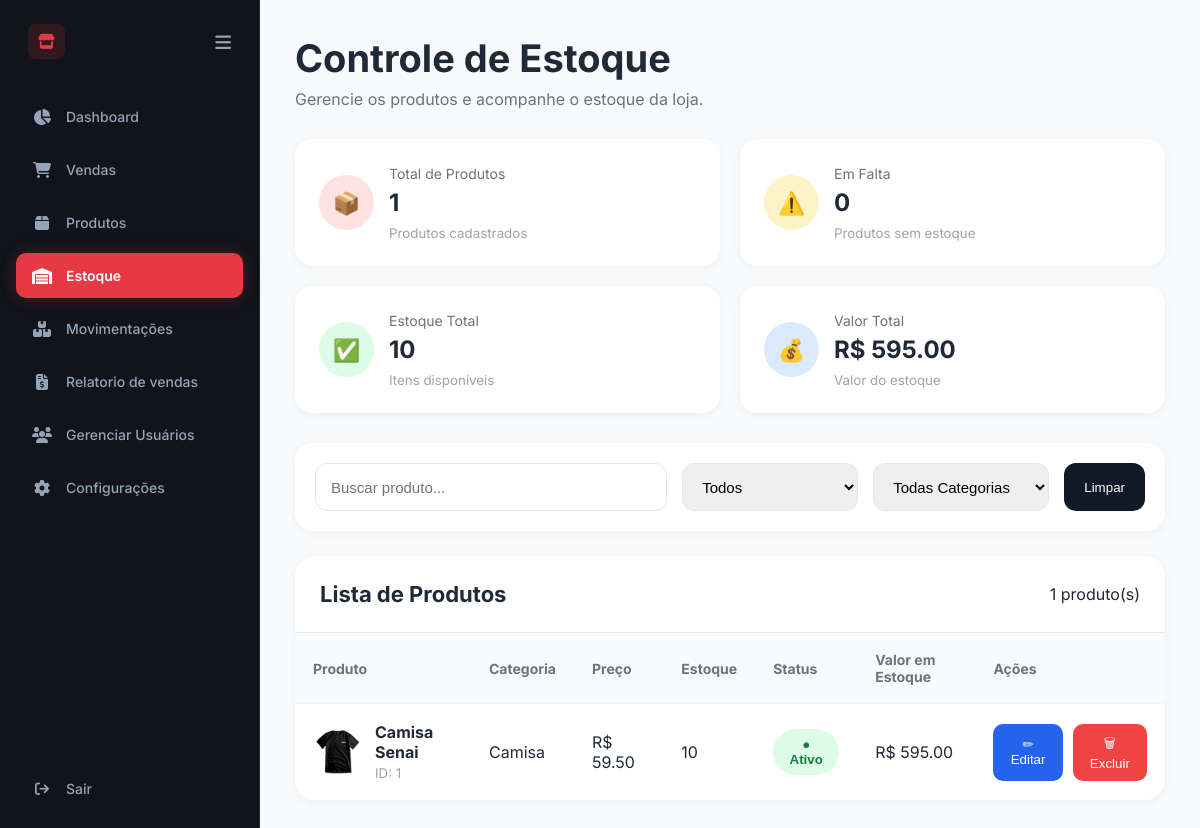
Page /estoque/ on the committed database.
### app/models/produtos.py (models this page shows)
class Produto(Base):
    __tablename__ = "produtos"
    id = Column(Integer, primary_key=True, index=True)
    nome = Column(String, nullable=False)
    preco = Column(Float, nullable=False)
    estoque = Column(Integer, default=0)
    imagem = Column(String, nullable=True)
    ativo = Column(Boolean, default=True)
    categoria_id = Column(Integer, ForeignKey("categorias.id"))
    categoria = relationship("Categoria")

### app/models/categoria.py (models this page shows)
class Categoria(Base):
    __tablename__ = "categorias"
    id = Column(Integer, primary_key=True, index=True)
    nome = Column(String, nullable=False)
    descricao = Column(String, nullable=True)

### app/routes/estoque.py (the view)
@router.get("/", response_class=HTMLResponse)
def estoque(
    request: Request,
    db: Session = Depends(get_db)
):
    produtos = db.query(Produto).all()
    categorias = db.query(Categoria).all()
    total = len(produtos)
    em_falta = len(
        [p for p in produtos if p.estoque == 0]
    )
    estoque_total = sum(
        p.estoque
        for p in produtos
    )
    valor_total = sum(
        p.preco * p.estoque
        for p in produtos
    )
    return templates.TemplateResponse(
        "estoque.html",
        {
            "request": request,
            "produtos": produtos,
            "categorias": categorias,
            "total": total,
            "em_falta": em_falta,
            "estoque_total": estoque_total,
            "valor_total": valor_total
        }
    )

### app/templates/estoque.html (shortened to what this page needs)
<!DOCTYPE html>
<html lang="pt-BR">
<head>
    <link rel="stylesheet"
    href="https://cdnjs.cloudflare.com/ajax/libs/font-awesome/6.4.0/css/all.min.css">
    <link rel="stylesheet" href="/static/css/estoque.css">
</head>
<body>
<div class="dashboard">
<aside class="sidebar" id="sidebar">
    <div>
        <div class="sidebar-brand">
            <div style="display: flex; align-items: center; gap: 12px;">
                <i class="fa-solid fa-store"></i>
            </div>
            <i class="fa-solid fa-bars toggle-btn" onclick="toggleSidebar()"></i>
        </div>
        <ul class="menu-list">
            <li class="menu-item">
                <a href="/dashboard">
                    <i class="fa-solid fa-chart-pie"></i>
                    <span>Dashboard</span>
                </a>
            </li>
            <li class="menu-item">
                <a href="/vendas">
                    <i class="fa-solid fa-cart-shopping"></i>
                    <span>Vendas</span>
                </a>
            </li>
            <li class="menu-item">
                <a href="/produtos">
                    <i class="fa-solid fa-box"></i>
                    <span>Produtos</span>
                </a>
            </li>
            <li class="menu-item active">
                <a href="/estoque">
                    <i class="fa-solid fa-warehouse"></i>
                    <span>Estoque</span>
                </a>
            </li>
            <li class="menu-item">
                <a href="/movimentacoes">
                    <i class="fa-solid fa-boxes-stacked"></i>
                    <span>Movimentações</span>
                </a>
            </li>
            <li class="menu-item">
                <a href="/relatorio">
                    <i class="fa-solid fa-file-invoice-dollar"></i>
                    <span>Relatorio de vendas</span>
                </a>
            </li>
            <li class="menu-item">
                <a href="/usuarios">
                    <i class="fa-solid fa-users"></i>
                    <span>Gerenciar Usuários</span>
                </a>
            </li>
            <li class="menu-item">
                <a href="/configuracoes">
                    <i class="fa-solid fa-gear"></i>
                    <span>Configurações</span>
                </a>
            </li>
        </ul>
    </div>
    <div class="sidebar-footer">
        <a href="/auth/logout">
            <i class="fa-solid fa-arrow-right-from-bracket"></i>
            <span>Sair</span>
        </a>
    </div>
</aside>
<main class="content">
    <div class="page-header">
        <h1>Controle de Estoque</h1>
        <p>
            Gerencie os produtos e acompanhe o estoque da loja.
        </p>
    </div>
    <div class="stats-grid">
        <div class="stat-card">
            <div class="icon red">
                📦
            </div>
            <div>
                <span>Total de Produtos</span>
                <h2>{{ total }}</h2>
                <small>
                    Produtos cadastrados
                </small>
            </div>
        </div>
        <div class="stat-card">
            <div class="icon yellow">
                ⚠️
            </div>
            <div>
                <span>Em Falta</span>
                <h2>{{ em_falta }}</h2>
                <small>
                    Produtos sem estoque
                </small>
            </div>
        </div>
        <div class="stat-card">
            <div class="icon green">
                ✅
            </div>
            <div>
                <span>Estoque Total</span>
                <h2>{{ estoque_total }}</h2>
                <small>
                    Itens disponíveis
                </small>
            </div>
        </div>
        <div class="stat-card">
            <div class="icon blue">
                💰
            </div>
            <div>
                <span>Valor Total</span>
                <h2>
                    R$ {{ "%.2f"|format(valor_total) }}
                </h2>
                <small>
                    Valor do estoque
                </small>
            </div>
        </div>
    </div>
    <div class="filter-card">
        <input
            type="text"
            id="searchInput"
            placeholder="Buscar produto..."
        >
        <select>
            <option>Todos</option>
        </select>
        <select id="categoriaSelect">
            <option value="">
                Todas Categorias
            </option>
        </select>
        <button>
            Limpar
        </button>
    </div>
    <div class="table-card">
        <div class="table-top">
            <h3>
                Lista de Produtos
            </h3>
            <span>
                {{ total }} produto(s)
            </span>
        </div>
        <table>
            <thead>
                <tr>
                    <th>Produto</th>
                    <th>Categoria</th>
                    <th>Preço</th>
                    <th>Estoque</th>
                    <th>Status</th>
                    <th>Valor em Estoque</th>
                    <th>Ações</th>
                </tr>
            </thead>
            <tbody>
            {% for p in produtos %}
                                <tr>
                        <td>
                            <div class="produto-info">
                                <div class="produto-img">
                                    {% if p.imagem %}
                                        <img
                                            src="{{ p.imagem }}"
                                            alt="{{ p.nome }}"
                                        >
                                    {% else %}
                                        📦
                                    {% endif %}
                                </div>
                                <div>
                                    <strong>
                                        {{ p.nome }}
                                    </strong>
                                    <small>
                                        ID: {{ p.id }}
                                    </small>
                                </div>
                            </div>
                        </td>
                        <td>
                            {% if p.categoria %}
                                {{ p.categoria.nome }}
                            {% else %}
                                Sem categoria
                            {% endif %}
                        </td>
                        <td>
                            R$ {{ "%.2f"|format(p.preco) }}
                        </td>
                        <td>
                            {{ p.estoque }}
                        </td>
                        <td>
                            <form
                                action="/estoque/toggle/{{ p.id }}"
                                method="POST"
                            >
                                {% if p.ativo %}
                                    <button
                                        type="submit"
                                        class="status ativo"
                                    >
                                        ● Ativo
                                    </button>
                                {% endif %}
                            </form>
                        </td>
                        <td>
                            R$
                            {{ "%.2f"|format(p.preco * p.estoque) }}
                        </td>
                        <td>
                            <div class="acoes">
                                <button
                                    type="button"
                                    class="btn-edit"
                                    onclick="
                                        document.getElementById('produtoId').value='{{ p.id }}';
                                        document.getElementById('produtoNome').value='{{ p.nome }}';
                                        document.getElementById('produtoPreco').value='{{ p.preco }}';
                                        document.getElementById('produtoEstoque').value='{{ p.estoque }}';
                                        document.getElementById('modalEditar').classList.add('show');
                                    "
                                >
                                    ✏ Editar
                                </button>
                                <button
                                    type="button"
                                    class="btn-delete"
                                    onclick="
                                        document.getElementById('deleteId').value='{{ p.id }}';
                                        document.getElementById('modalExcluir').classList.add('show');
                                    "
                                >
                                    🗑 Excluir
                                </button>
                            </div>
                        </td>
                    </tr>
                {% endfor %}
                </tbody>
            </table>
        </div>
    </main>
</div>
</body>
</html>

### app/static/css/estoque.css (style rules this page uses)
* { margin:0; padding:0; box-sizing:border-box; }
body { font-family:Inter, Arial, sans-serif; background:#f4f7fb; color:#1f2937; }
.dashboard { display:flex; min-height:100vh; }
.sidebar { width: 260px; min-height: 100vh; background-color: #11141a; border-right: 1px solid #21262d; display: flex; flex-direction: column; justify-content: space-between; padding: 24px 16px; transition: all 0.3s ease; overflow: hidden; position: relative; }
.sidebar-brand { display: flex; align-items: center; justify-content: space-between; color: #ffffff; font-size: 18px; font-weight: 700; padding: 0 12px; margin-bottom: 35px; }
.sidebar-brand i.fa-store { color: #e63946; background: rgba(230, 57, 70, 0.15); padding: 10px; border-radius: 8px; font-size: 15px; min-width: 36px; text-align: center; }
.toggle-btn { cursor: pointer; color: #94a3b8; transition: 0.2s; font-size: 18px; }
.menu-list { list-style: none; display: flex; flex-direction: column; gap: 8px; }
.menu-item a { display: flex; align-items: center; gap: 14px; color: #94a3b8; text-decoration: none; padding: 14px 16px; font-size: 14px; font-weight: 500; border-radius: 10px; transition: all 0.2s ease; white-space: nowrap; }
.menu-item a i { min-width: 20px; font-size: 16px; text-align: center; }
.menu-item.active a { background-color: #e63946; color: #ffffff; font-weight: 600; box-shadow: 0 0 15px rgba(230, 57, 70, 0.25); }
.sidebar-footer { margin-top: 30px; }
.sidebar-footer a { display: flex; align-items: center; gap: 14px; color: #94a3b8; text-decoration: none; padding: 14px 16px; font-size: 14px; font-weight: 500; border-radius: 10px; transition: all 0.2s ease; white-space: nowrap; }
.sidebar-footer a i { min-width: 20px; text-align: center; }
.content { flex: 1; background-color: #f8fafc; padding: 32px; overflow-y: auto; }
.content { flex:1; padding:35px; }
.page-header { margin-bottom:30px; }
.page-header h1 { font-size:38px; margin-bottom:8px; }
.page-header p { color:#6b7280; }
.stats-grid { display:grid; grid-template-columns:repeat(4,1fr); gap:20px; margin-bottom:30px; }
.stat-card { background:white; padding:24px; border-radius:18px; display:flex; gap:15px; align-items:center; box-shadow:0 2px 10px rgba(0,0,0,.05); }
.icon { width:55px; height:55px; border-radius:50%; display:flex; align-items:center; justify-content:center; font-size:22px; }
.red { background:#fee2e2; }
.yellow { background:#fef3c7; }
.green { background:#dcfce7; }
.blue { background:#dbeafe; }
.stat-card span { color:#6b7280; font-size:14px; }
.stat-card h2 { margin-top:5px; margin-bottom:5px; }
.stat-card small { color:#9ca3af; }
.filter-card { background:white; padding:20px; border-radius:18px; display:grid; grid-template-columns:2fr 1fr 1fr auto; gap:15px; margin-bottom:25px; box-shadow:0 2px 10px rgba(0,0,0,.05); }
.filter-card input, .filter-card select { height:48px; border:1px solid #e5e7eb; border-radius:12px; padding:0 15px; font-size:15px; }
.filter-card button { border:none; background:#111827; color:white; border-radius:12px; padding:0 20px; cursor:pointer; }
.table-card { background:white; border-radius:20px; overflow:hidden; box-shadow:0 2px 10px rgba(0,0,0,.05); }
.table-top { padding:25px; border-bottom:1px solid #e5e7eb; display:flex; justify-content:space-between; align-items:center; }
.table-top h3 { font-size:22px; }
table { width:100%; border-collapse:collapse; }
thead { background:#f9fafb; }
th { text-align:left; padding:18px; color:#6b7280; font-size:14px; }
td { padding:18px; border-top:1px solid #f3f4f6; }
.produto-info { display:flex; align-items:center; gap:12px; }
.produto-img { width:50px; height:50px; border-radius:12px; background:#f5f5f5; display:flex; align-items:center; justify-content:center; overflow:hidden; flex-shrink:0; }
.produto-img img { width:100%; height:100%; object-fit:cover; }
.produto-info strong { display:block; }
.produto-info small { color:#9ca3af; }
.status { border:none; cursor:pointer; padding:8px 14px; border-radius:999px; font-weight:600; }
.ativo { background:#dcfce7; color:#15803d; }
.acoes { display:flex; gap:10px; }
.btn-edit { border:none; background:#2563eb; color:white; padding:10px 14px; border-radius:10px; cursor:pointer; }
.btn-delete { border:none; background:#ef4444; color:white; padding:10px 14px; border-radius:10px; cursor:pointer; }
@media (max-width:1200px) { .stats-grid { grid-template-columns:repeat(2,1fr); } }

### rows in the picture
Produto: imagem (picture), nome "Camisa Senai", id "1", categoria.nome "Camisa", preco "59.50", estoque "10", ativo "● Ativo", p.preco*p.estoque "595.00"

### other values in the picture
{{ total }} "1"
{{ em_falta }} "0"
{{ estoque_total }} "10"
{{ "%.2f"|format(valor_total) }} "595.00"
